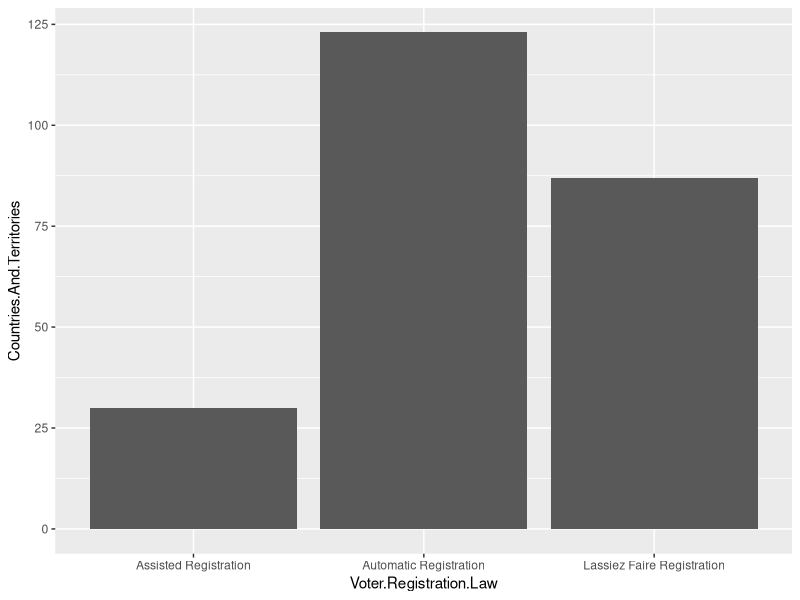
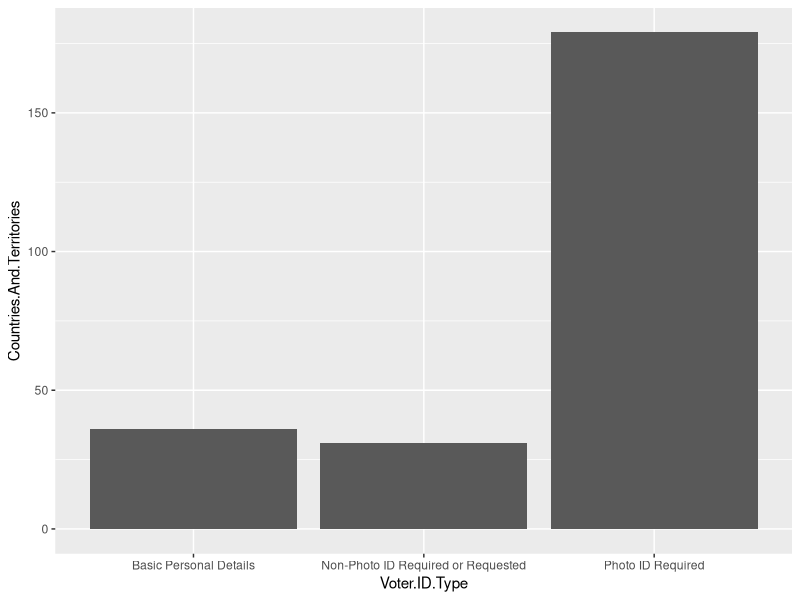

The R script that drew these images, in order:
## ---- chunk 1
library(dplyr)
library(tidyverse)
library(ggplot2)
## ---- chunk 2
#| label: setup
#| warning: false
#| message: false

library(tidyverse)

knitr::opts_chunk$set(echo = TRUE, warning=FALSE, message=FALSE)
## ---- chunk 3
Voter_ID <- read_csv("_data/dataverse_files/cvil_22_09_08.csv")
Voter_ID
## ---- chunk 4
# Components of the Dataset

nrow(Voter_ID)

ncol(Voter_ID)

dim(Voter_ID)

colnames(Voter_ID)
## ---- chunk 5
summary(Voter_ID)
## ---- chunk 6
Voter_ID <- Voter_ID %>%
  rename("Country Name" = cntry,
         "Country ID" = cntry_cd,
         "Voter ID Law Type" = id_type,
         "Number of Different IDs Allowed to Prove Identity" = num_id,
         "Does the electoral law provide an exhaustive list of different IDs voters can present?" = exhaust,
         "Minimum Number of IDs Required by Law" = min_id,
         "Year of Current Law Enforced" = law_yr,
         "Does the country have compulsory voting?" = cmp_vt,
         "Does the country enforce compulsory voting?" = cmp_enf,
         "Does the country have compulsory national ID cards?" = cmp_id,
         "Registration Type Law" = reg_law,
         "Continent" = continent)
Voter_ID
## ---- chunk 7
Voter_ID <- Voter_ID %>%
  select(-c(id_type_lab, us_dum, reg_dev, reg_lab))
Voter_ID
## ---- chunk 8
Voter_ID <- Voter_ID %>%
  mutate(Continent=recode(Continent, 
                            `1` = "Africa",
                            `2` = "Americas",
                            `3` = "Asia",
                            `4` = "Europe",
                            `5` = "Oceania"))
Voter_ID
## ---- chunk 9
Voter_ID <- Voter_ID %>%
  mutate(Voter_ID, `Does the country have compulsory voting?` = recode(`Does the country have compulsory voting?`, `0` = "No", `1` = "Yes"))

Voter_ID <- Voter_ID %>%
  mutate(Voter_ID, `Does the country enforce compulsory voting?` = recode(`Does the country enforce compulsory voting?`, `0` = "No", `1`="Yes"))
  
Voter_ID
## ---- chunk 10
Voter_ID <- Voter_ID %>%
  mutate(Voter_ID, `Voter ID Law Type` 
         = recode(`Voter ID Law Type`,
                  `1` = "Basic Personal Details",
                  `2` = "Non-Photo ID Required or Requested",
                  `3` = "Photo ID Required"))

Voter_ID
## ---- chunk 11
Voter_ID <- Voter_ID %>%
  mutate(Voter_ID, `Does the electoral law provide an exhaustive list of different IDs voters can present?`
         = recode(`Does the electoral law provide an exhaustive list of different IDs voters can present?`,
                  `0` = "No",
                  `1` = "Yes"))

Voter_ID
## ---- chunk 12
Voter_ID <- Voter_ID %>%
  mutate(Voter_ID, `Does the country have compulsory national ID cards?`
         = recode(`Does the country have compulsory national ID cards?`,
                  `0` = "No",
                  `1` = "Yes",
                  "#N/A" = "No Data"))

Voter_ID
## ---- chunk 13
Voter_ID <- Voter_ID %>%
  mutate(Voter_ID, `Registration Type Law`
         = recode(`Registration Type Law`,
                  `1` = "Laissez-Faire Registration",
                  `2` = "Assisted Registration",
                  `3` = "Automatic Registration"))

# Sanity Check
Voter_ID
## ---- chunk 14
no_data <- c("No Data")
Voter_ID$`Voter ID Law Type`[is.na(Voter_ID$`Voter ID Law Type`)] <- no_data

Voter_ID$`Number of Different IDs Allowed to Prove Identity`[is.na(Voter_ID$`Number of Different IDs Allowed to Prove Identity`)] <-no_data

Voter_ID$`Does the electoral law provide an exhaustive list of different IDs voters can present?`[is.na(Voter_ID$`Does the electoral law provide an exhaustive list of different IDs voters can present?`)] <- no_data

Voter_ID$`Minimum Number of IDs Required by Law`[is.na(Voter_ID$`Minimum Number of IDs Required by Law`)] <- no_data

Voter_ID$`Year of Current Law Enforced`[is.na(Voter_ID$`Year of Current Law Enforced`)] <- no_data

Voter_ID$`Registration Type Law`[is.na(Voter_ID$`Registration Type Law`)] <-no_data

Voter_ID
## ---- chunk 15
Voter_ID <- relocate(Voter_ID, "Continent", .after = "Country ID")
  
Voter_ID
## ---- chunk 16
Voter_ID %>%
  count(`Registration Type Law`)

Voter_Reg <- data.frame(
  Voter.Registration.Law =factor(c("Lassiez Faire Registration","Automatic Registration","Assisted Registration")),  
  Countries.And.Territories=c(87,123,30)
  )
Voter_Reg

ggplot(data=Voter_Reg, aes(x= Voter.Registration.Law, y=Countries.And.Territories)) +
    geom_bar(stat="identity")
## ---- chunk 17
Voter_ID %>%
  count(`Voter ID Law Type`)

Voter_ID_Type <- data.frame(
  Voter.ID.Type =factor(c("Basic Personal Details","Non-Photo ID Required or Requested","Photo ID Required")),  
  Countries.And.Territories=c(36,31,179)
  )
Voter_ID_Type

ggplot(data=Voter_ID_Type, aes(x= Voter.ID.Type, y=Countries.And.Territories)) +
    geom_bar(stat="identity")
